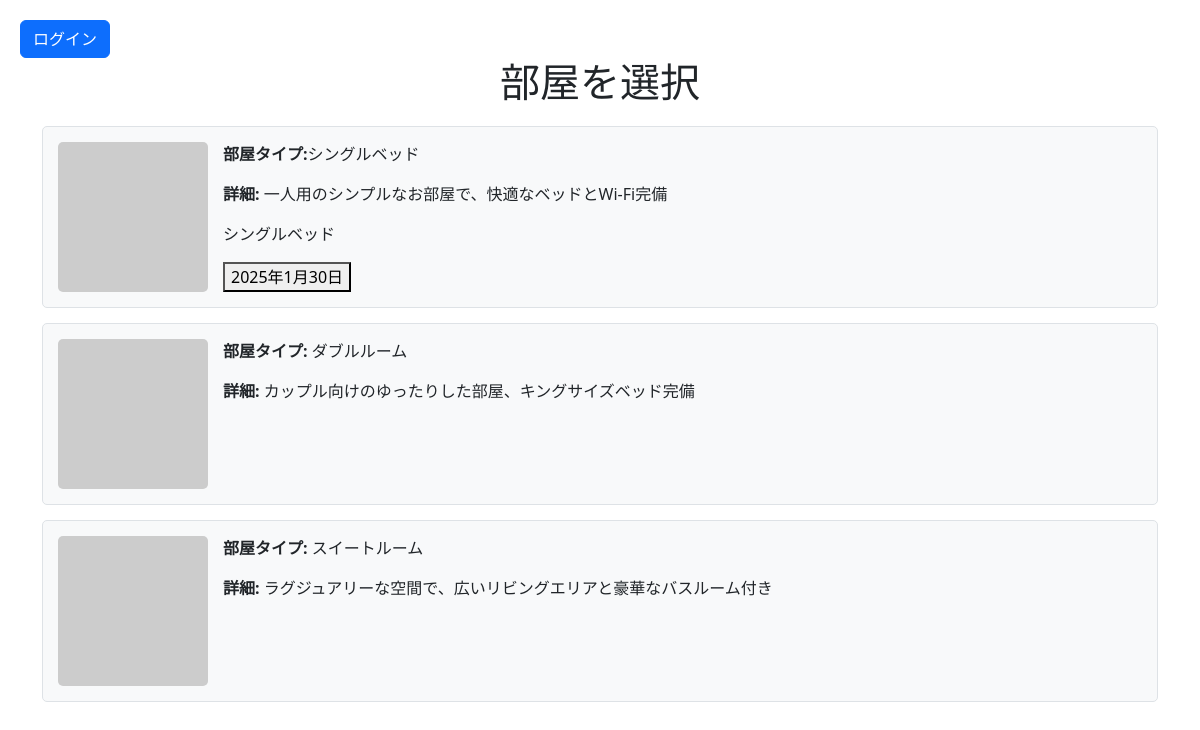
The app's page /room_selection, older data.
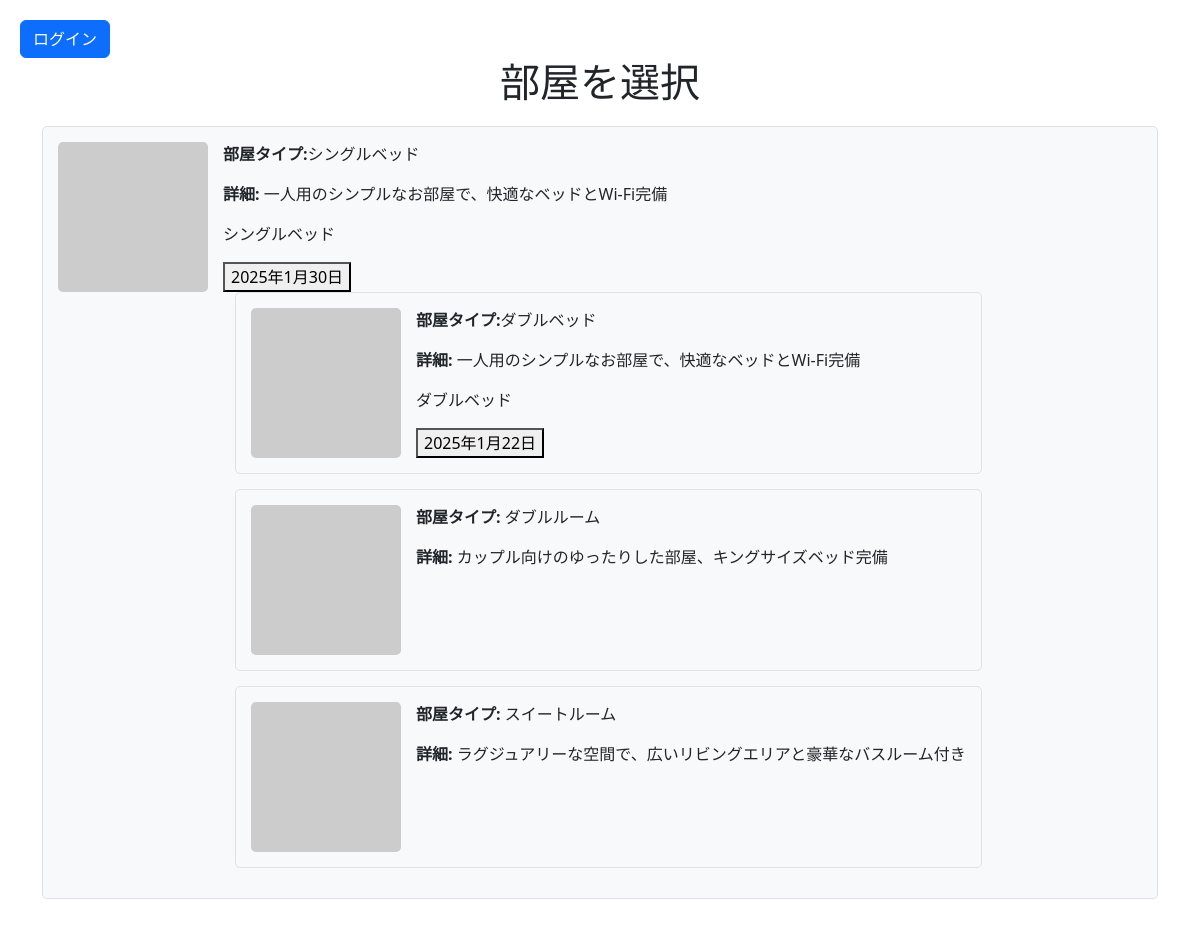
The same page, newer data.
### bookingfront/models.py (models this page shows, shortened)
class RoomType(models.Model):
    name = models.CharField(max_length=50)
    reservation_date=models.DateField(null=True)
    room_price = models.DecimalField(max_digits=8, decimal_places=2,null=False)

### bookingfront/views.py (the view)
# urls.py: path('room_selection', views.room_selection, name='room_selection'),
def room_selection(request):
    room_types = RoomType.objects.all()
    return render(request, 'room_selection.html', {'room_types': room_types,})

### bookingfront/templates/room_selection.html (shortened to what this page needs)
<!doctype html>
<html lang="ja">
  <head>
    <link href="https://cdn.jsdelivr.net/npm/bootstrap@5.3.0/dist/css/bootstrap.min.css" rel="stylesheet">
  </head>
  <body>
    <a href="{% url 'accounts:index' %}" class="btn btn-primary">ログイン</a>
    <h1>部屋を選択</h1>
      {% for room in room_types %}
      <div class="container">
        <div class="room-info">
          <img src="https://via.placeholder.com/150" alt="シングルルーム">
          <div>
            <p><strong>部屋タイプ:</strong>{{ room.name }}</p>
            <p><strong>詳細:</strong> 一人用のシンプルなお部屋で、快適なベッドとWi-Fi完備</p>
            <div class="availability">
              <div>
                  <p>{{ room.name }}</p>
                  <form method="POST" action="{% url 'bookingfront:plan_selection' %}">
                      <button type="submit">{{ room.reservation_date }}</button>
                  </form>
              </div>
      {% endfor %}
          </div>
        </div>
      </div>
      <div class="room-info">
        <img src="https://via.placeholder.com/150" alt="ダブルルーム">
        <div>
          <p><strong>部屋タイプ:</strong> ダブルルーム</p>
          <p><strong>詳細:</strong> カップル向けのゆったりした部屋、キングサイズベッド完備</p>
        </div>
      </div>
      <div class="room-info">
        <img src="https://via.placeholder.com/150" alt="スイートルーム">
        <div>
          <p><strong>部屋タイプ:</strong> スイートルーム</p>
          <p><strong>詳細:</strong> ラグジュアリーな空間で、広いリビングエリアと豪華なバスルーム付き</p>
        </div>
      </div>
    </div>
  </body>
</html>

Row changes from the older to the newer data that the page shows:
added RoomType: name "ダブルベッド", reservation_date "2025年1月22日"
